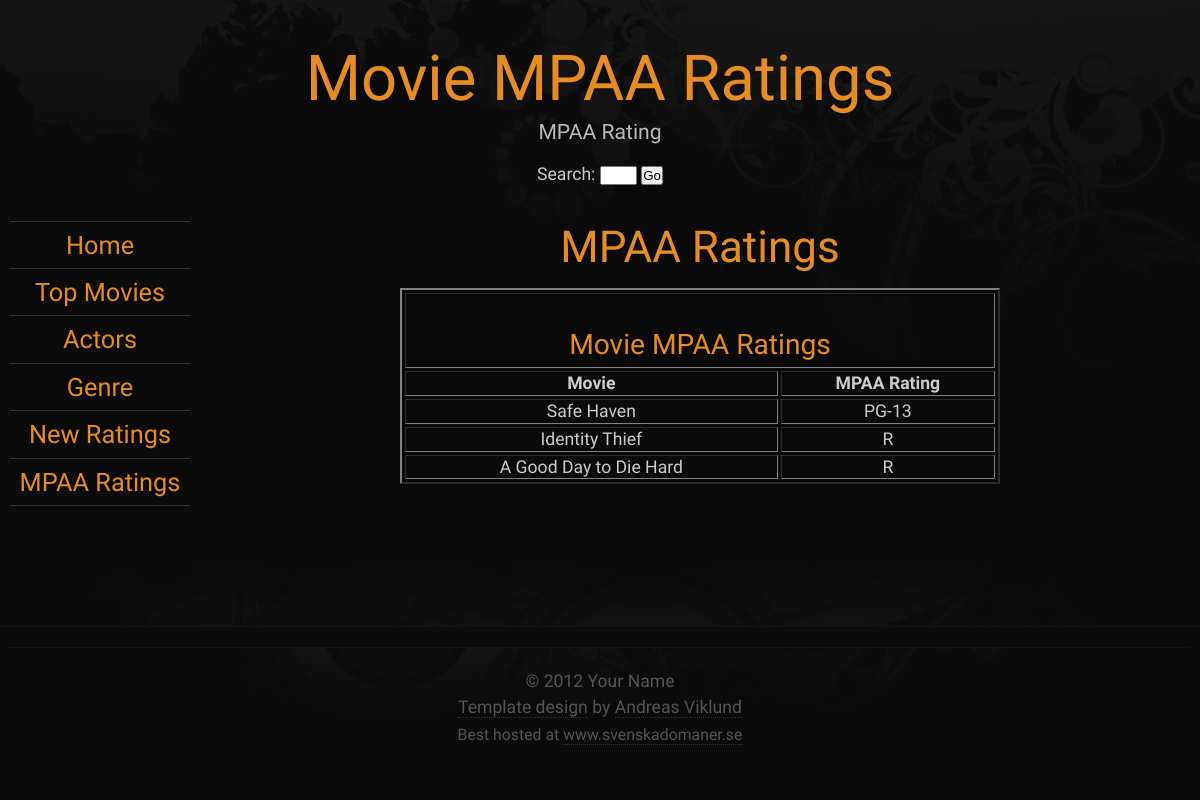
/freestyle/mpaa.php, run on an earlier commit of the app's database.
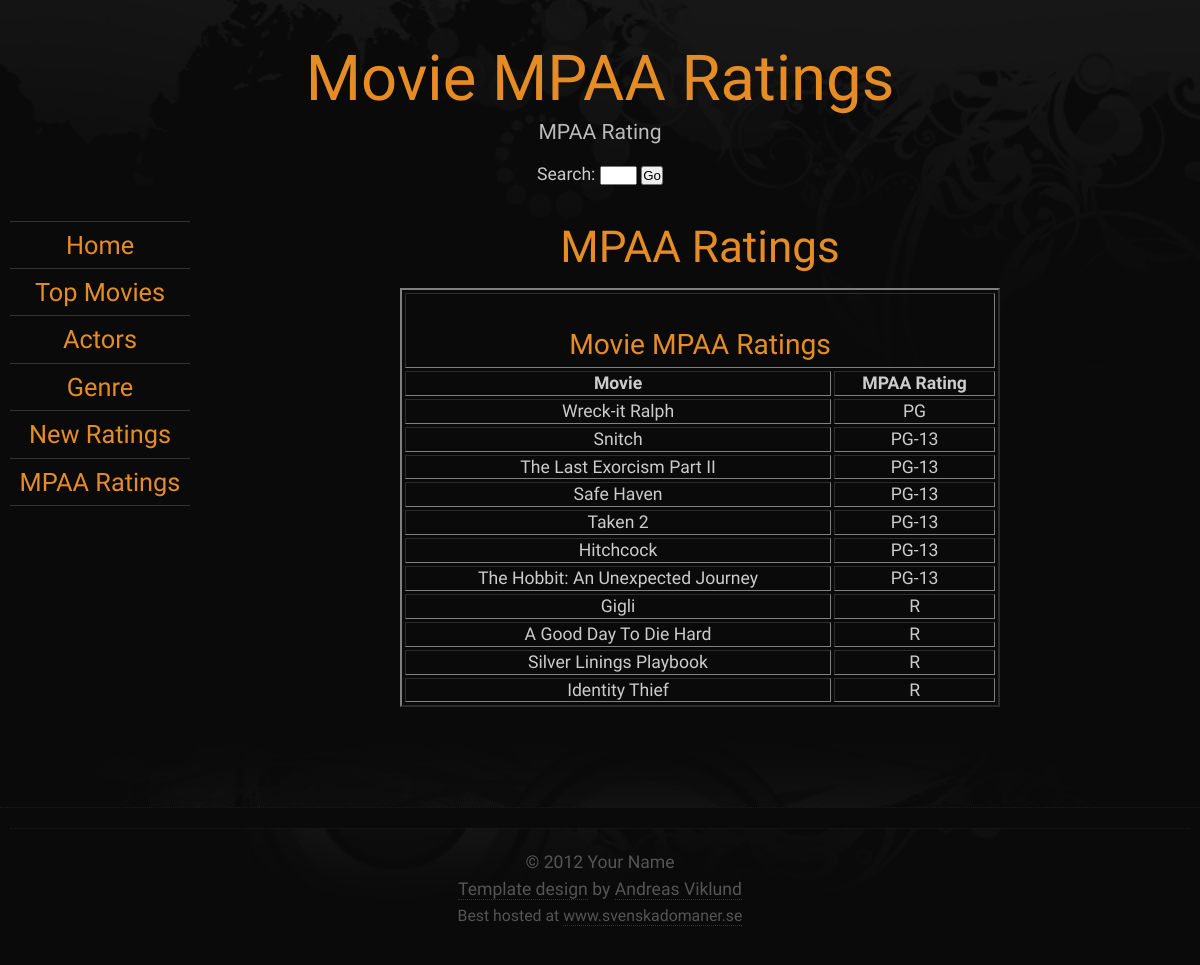
And on a later commit of the database.
### tables this page shows
CREATE TABLE IF NOT EXISTS `movie` (
  `id` int(11) NOT NULL AUTO_INCREMENT,
  `movie_title` varchar(50) NOT NULL,
  `genre` varchar(20) NOT NULL,
  `lead_actor` varchar(50) NOT NULL,
  `lead_actress` varchar(50) NOT NULL,
  `MPAA` varchar(5) NOT NULL,
  `run_time` int(11) NOT NULL,
  PRIMARY KEY (`id`)
);

### freestyle/mpaa.php (the view, shortened to what this page needs)
<!DOCTYPE html PUBLIC "-//W3C//DTD XHTML 1.0 Strict//EN" "http://www.w3.org/TR/xhtml1/DTD/xhtml1-strict.dtd">
<html xmlns="http://www.w3.org/1999/xhtml" lang="en" xml:lang="en">
<head>
	<link rel="stylesheet" type="text/css" href="freestyle.css" title="The Grid" media="all" />
</head>
<body class="wider orange">
<div id="layout">
	<div id="header" class="row">
		<div class="col c12 aligncenter">
			<h1><a class="red" href="index.php">Movie MPAA Ratings</a></h1>
			<p class="slogan">MPAA Rating</p>
            <form method="post" action="mpaa.php">
            <label for="search">Search:</label>
			<input type="text" id="search" name="search" size="2" </p>
			<input type="submit" value="Go" name="submit" /></p>
		</div>
	</div>
	<div class="row">
		<div class="col c2">
			<ul class="menu">
				<li><a href="index.php">Home</a></li>
				<li><a href="topmovies.php">Top Movies</a></li>
				<li><a href="actors.php">Actors</a></li>
				<li><a href="genre.php">Genre</a></li>
				<li><a href="ratings.php">New Ratings</a></li>
				<li><a href="mpaa.php">MPAA Ratings</a></li>
			</ul>
		</div>
		<center><div>
			<h2>MPAA Ratings</h2>
            <TABLE  BORDER="2" align="center" width="50%" cellpadding="4" cellspacing="3">
   				<TR align="center">
      				<TH COLSPAN="2">
         				<H3><BR>Movie MPAA Ratings</H3>
      				</TH>
   				</TR>
      				<TH align="center">Movie</TH>
      				<TH align="center">MPAA Rating</TH>
                <?php
                include "db_connect.php";
				if (isset($_POST['search'])){
					$searchterm = mysql_real_escape_string($_POST['search']);
					$query = "SELECT movie_title, MPAA FROM movie WHERE MPAA LIKE '$searchterm'";
					$result = mysqli_query($db, $query);
					while($row = mysqli_fetch_array($result)) {
						$movie = $row['movie_title'];
  						$mpaa = $row['MPAA'];
						echo "<TR align=\"center\">";
						echo "<TD>".$movie."</TD>";
						echo "<TD>".$mpaa."</TD>";
						echo "</TR>";
					}
				}
				else{
				$query = "SELECT movie_title, MPAA FROM movie ORDER BY MPAA";
				$result = mysqli_query($db, $query);
				while($row = mysqli_fetch_array($result)) {
					$movie = $row['movie_title'];
  					$mpaa = $row['MPAA'];
					echo "<TR align=\"center\">";
					echo "<TD>".$movie."</TD>";
					echo "<TD>".$mpaa."</TD>";
					echo "</TR>";
				}
				}
                ?>
			</TABLE>
		</div></center>
	</div>
	<div class="row separator">
	</div>
	<div id="footer" class="row">
	  <div class="col c12">
			<p>&copy; 2012 Your Name<br />
			<a href="http://andreasviklund.com/templates/freestyle/">Template design</a> by <a href="http://andreasviklund.com/">Andreas Viklund</a><br /><span class="smaller">Best hosted at <a href="https://www.svenskadomaner.se/?ref=mall&amp;ling=en" title="Svenska Domäner AB">www.svenskadomaner.se</a></span></p>
		</div>
	</div>
</div>
</body>
</html>

### freestyle/freestyle.css (style rules this page uses)
* { margin:0; padding:0; }
body { background:#0a0a0a url(images/background.jpg) top center no-repeat; color:#ccc; font:110% 'Economica',Tahoma,sans-serif; line-height:1.3em; }
a { color:#d06060; text-decoration:none; font-weight:400; }
p,ul,ol,dl { margin:0 0 15px 0; line-height:1.5em; }
h1 { color:#888; font-size:3.6em; margin-bottom:0; }
h1 a { text-transform:none; font-weight:400; }
h2 { font-size:2.5em; color:#333; margin:0 0 5px; }
h3 { font-size:1.6em; margin:0 0 5px 0; }
h1,h2,h3 { color:#d06060; font-weight:400; line-height:1.2em; font-family:'Economica', sans-serif; }
#layout { margin:40px auto 0; width:960px; }
body.wider #layout { margin:40px auto 0; width:1200px; }
#footer { background:#0a0a0a url(images/insidebg.jpg) top center no-repeat; }
#footer .col { color:#555; border-top:1px dotted #1a1a1a; padding:20px 0; }
#footer p { text-align:center; }
#footer a { color:#555; font-weight:400; text-decoration:none; border-bottom:1px dotted #333; }
.col { float:left; margin:0 10px; overflow:hidden; float:left; display:inline; }
.row { width:960px; margin:20px auto 0; overflow:hidden; }
.c2 { width:140px; }
.c12 { width:940px; }
body.wider .row { width:1200px; }
body.wider .c2 { width:180px; }
body.wider .c12 { width:1180px; }
ul.menu { list-style:none; margin:0; padding:10px 0; border-top:1px solid #333; }
ul.menu li { list-style:none; text-align:center; font-size:1.2em; margin:0 0 10px; padding:0 0 8px 0; color:#888; border-bottom:1px solid #333; }
ul.menu li a { font-size:1.2em; font-weight:400; }
.slogan { color:#bbb; font-size:1.2em; }
.aligncenter { text-align:center; }
.separator { height:100px; margin:0; padding:0; background: #0a0a0a url(images/insidebg2.jpg) bottom center no-repeat; border-bottom:1px dotted #1a1a1a; }
.smaller { font-size:0.9em; }
body.orange a { color:#e58c24; }
body.orange h1, body.orange h2, body.orange h3 { color:#e58c24; }

What changed in the data, as far as the page shows it:
removed movie: movie_title "A Good Day to Die Hard", MPAA "R"
added movie: movie_title "Wreck-it Ralph", MPAA "PG"
added movie: movie_title "Snitch", MPAA "PG-13"
added movie: movie_title "The Last Exorcism Part II", MPAA "PG-13"
added movie: movie_title "Taken 2", MPAA "PG-13"
added movie: movie_title "Hitchcock", MPAA "PG-13"
added movie: movie_title "The Hobbit: An Unexpected Journey", MPAA "PG-13"
added movie: movie_title "Gigli", MPAA "R"
added movie: movie_title "A Good Day To Die Hard", MPAA "R"
added movie: movie_title "Silver Linings Playbook", MPAA "R"
